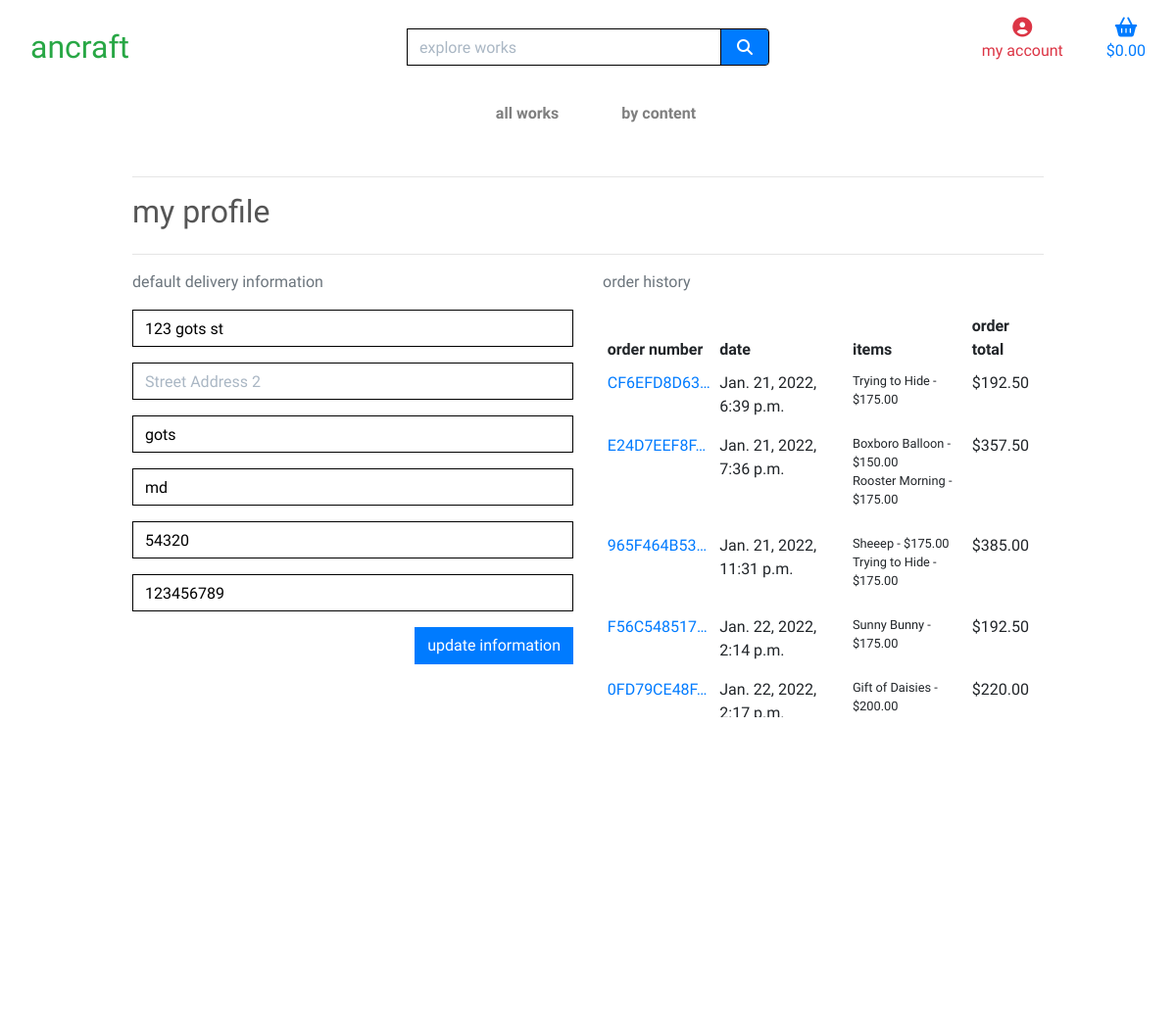
/profile/ (signed in), run on the app's committed database.
### profiles/models.py (models this page shows, shortened)
class UserProfile(models.Model):
    user = models.OneToOneField(User, on_delete=models.CASCADE)
    default_street_address1 = models.CharField(max_length=80, null=True, blank=True)
    default_street_address2 = models.CharField(max_length=80, null=True, blank=True)
    default_town_or_city = models.CharField(max_length=40, null=True, blank=True)
    default_state = models.CharField(max_length=40, null=True, blank=True)
    default_zipcode = models.CharField(max_length=20, null=True, blank=True)
    default_phone_number = models.CharField(max_length=20, null=True, blank=True)

### checkout/models.py (models this page shows, shortened)
class Order(models.Model):
    order_number = models.CharField(max_length=32, null=False, editable=False)
    user_profile = models.ForeignKey(UserProfile, on_delete=models.SET_NULL,
                                     null=True, blank=True, related_name='orders')
    full_name = models.CharField(max_length=50, null=False, blank=False)
    email = models.EmailField(max_length=254, null=False, blank=False)
    phone_number = models.CharField(max_length=20, null=False, blank=False)
    zipcode = models.CharField(max_length=20, null=True, blank=True)
    state = models.CharField(max_length=40, null=False, blank=False)
    town_or_city = models.CharField(max_length=40, null=False, blank=False)
    street_address1 = models.CharField(max_length=80, null=False, blank=False)
    street_address2 = models.CharField(max_length=80, null=True, blank=True)
    date = models.DateTimeField(auto_now_add=True)
    delivery_cost = models.DecimalField(max_digits=6, decimal_places=2, null=False, default=0)
    order_total = models.DecimalField(max_digits=10, decimal_places=2, null=False, default=0)
    grand_total = models.DecimalField(max_digits=10, decimal_places=2, null=False, default=0)
    original_cart = models.TextField(null=False, blank=False, default='')
    stripe_pid = models.CharField(max_length=254, null=False, blank=False, default='')

class OrderLineItem(models.Model):
    order = models.ForeignKey(Order, null=False, blank=False, on_delete=models.CASCADE, related_name='lineitems')
    work = models.ForeignKey(Work, null=False, blank=False, on_delete=models.CASCADE)
    quantity = models.IntegerField(null=False, blank=False, default=0)
    lineitem_total = models.DecimalField(max_digits=6, decimal_places=2, null=False, blank=False, editable=False)

### works/models.py (models this page shows, shortened)
class Work(models.Model):
    class Meta:
        verbose_name_plural = 'Works'
    content = models.ForeignKey('Content', null=True, blank=True,
                                 on_delete=models.SET_NULL)
    name = models.CharField(max_length=254)
    description = models.TextField()
    is_sold = models.BooleanField(default=False)
    price = models.DecimalField(max_digits=6, decimal_places=2)
    rating = models.DecimalField(max_digits=3, decimal_places=2, null=True, blank=True, default=1, validators=[
                                 MaxValueValidator(5), MinValueValidator(1)])
    image = models.ImageField(null=True, blank=True)

### profiles/views.py (the view)
# urls.py: path('profile/', include('profiles.urls')),
@login_required
def profile(request):
    profile = get_object_or_404(UserProfile, user=request.user)
    orders = profile.orders.all()
    if request.method == "POST":
        form = UserProfileForm(request.POST, instance=profile)
        if form.is_valid():
            form.save()
            messages.success(request, 'profile updated successfully')
        else:
            messages.error(request, 'update failed. please ensure the form is valid.')
    else:
        form = UserProfileForm(instance=profile)
    template = 'profiles/profile.html'
    context = {
        'form': form,
        'orders': orders,
        'on_profile_page': True
    }
    return render(request, template, context)

### profiles/forms.py
class UserProfileForm(forms.ModelForm):
    class Meta:
        model = UserProfile
        exclude = ('user',)
    def __init__(self, *args, **kwargs):
        super().__init__(*args, **kwargs)
        placeholders = {
            'default_phone_number': 'Phone Number',
            'default_zipcode': 'Zipcode',
            'default_town_or_city': 'Town or City',
            'default_state': 'State',
            'default_street_address1': 'Street Address 1',
            'default_street_address2': 'Street Address 2',
        }
        self.fields['default_phone_number'].widget.attrs['autofocus'] = True
        for field in self.fields:
            if self.fields[field].required:
                placeholder = f'{placeholders[field]} *'
            else:
                placeholder = placeholders[field]
            self.fields[field].widget.attrs['placeholder'] = placeholder
            self.fields[field].widget.attrs['class'] = 'border-black rounded-0 profile-form-input'
            self.fields[field].label = False

### cart/contexts.py (called while the page is built, shortened)
def cart_sum(request):
    cart = request.session.get('cart', {})
    cart_items = []
    total = 0
    work_count = 0
    delivery_cost = total * Decimal(settings.STANDARD_DELIVERY_PERCENTAGE / 100)
    grand_total = delivery_cost + total
    context = {
        'cart_items': cart_items,
        'total': total,
        'work_count': work_count,
        'delivery_cost': delivery_cost,
        'grand_total': grand_total,
    }
    return context

### profiles/templates/profiles/profile.html (shortened to what this page needs)
{% extends "base.html" %}
{% load static %}
{% block extra_css %}
    <link rel="stylesheet" href="{% static 'profiles/css/profile.css' %}">
{% endblock %}
{% block page_header %}
    <div class="container header-container">
    </div>
{% endblock %}
{% block content %}
    <div class="overlay"></div>
    <div class="container">
        <div class="row">
            <div class="col">
                <hr>
                <h2 class="logo-font mb-4">my profile</h2>
                <hr>
            </div>
        </div>
        <div class="row">
            <div class="col-12 col-lg-6">
                <p class="text-muted">default delivery information</p>
                <form class="mt-3" action="{% url 'profile' %}" method="POST" id="profile-update-form">
                    {{ form|crispy }}
                    <button class="btn btn-primary rounded-0 float-right">update information</button>
                </form>
            </div>
            <div class="col-12 col-lg-6">
                <p class="text-muted">order history</p>
                <div class="order-history table-responsive">
                    <table class="table table-sm table-borderless">
                        <thead>
                            <tr>
                                <th>order number</th>
                                <th>date</th>
                                <th>items</th>
                                <th>order total</th>
                            </tr>
                        </thead>
                        <tbody>
                            {% for order in orders %}
                                <tr>
                                    <td>
                                        <a href="{% url 'order_history' order.order_number %}"
                                        title="{{ order.order_number }}">
                                            {{ order.order_number|truncatechars:11 }}
                                        </a>
                                    </td>
                                    <td>{{ order.date }}</td>
                                    <td>
                                        <ul class="list-unstyled">
                                            {% for item in order.lineitems.all %}
                                                <li class="small">
                                                    {{ item.work.name }} - ${{ item.work.price }}
                                                </li>
                                            {% endfor %}
                                        </ul>
                                    </td>
                                    <td>${{ order.grand_total }}</td>
                                </tr>
                            {% endfor %}
                        </tbody>
                    </table>
                </div>
            </div>
        </div>
{% endblock %}

### static/css/base.css (style rules this page uses)
html { height: 100%; }
body { color: #555; font-family: 'Balsamiq Sans', cursive; }
.border-black { border: 1px solid black !important; }
.overlay { height: 100vh; width: 100%; top: 0; left: 0; position: fixed; background: white; z-index: -1; }
@media (min-width: 1200px) { .container { max-width: 80%; } }
@media (min-width: 992px) { .header-container { padding-top: 164px; } }

### profiles/static/profiles/css/profile.css (style rules this page uses)
.order-history { max-height: 416px; overflow-y: auto; }
#profile-update-form .form-control { color: #000; }
#profile-update-form input::placeholder { color: #aab7c4; }

### data on the page
UserProfile: default_street_address1 "123 gots st", default_town_or_city "gots", default_state "md", default_zipcode "54320", default_phone_number "123456789"
Order: order_number "CF6EFD8D63…", date "Jan. 21, 2022, 6:39 p.m.", grand_total "192.50"
OrderLineItem: work.name "Trying to Hide", work.price "175.00"
Order: order_number "E24D7EEF8F…", date "Jan. 21, 2022, 7:36 p.m.", grand_total "357.50"
OrderLineItem: work.name "Boxboro Balloon", work.price "150.00"
OrderLineItem: work.name "Rooster Morning", work.price "175.00"
Order: order_number "965F464B53…", date "Jan. 21, 2022, 11:31 p.m.", grand_total "385.00"
OrderLineItem: work.name "Sheeep", work.price "175.00"
OrderLineItem: work.name "Trying to Hide", work.price "175.00"
Order: order_number "F56C548517…", date "Jan. 22, 2022, 2:14 p.m.", grand_total "192.50"
OrderLineItem: work.name "Sunny Bunny", work.price "175.00"
Order: order_number "0FD79CE48F…", date "Jan. 22, 2022,…", grand_total "220.00"
OrderLineItem: work.name "Gift of Daisies", work.price "200.00"
